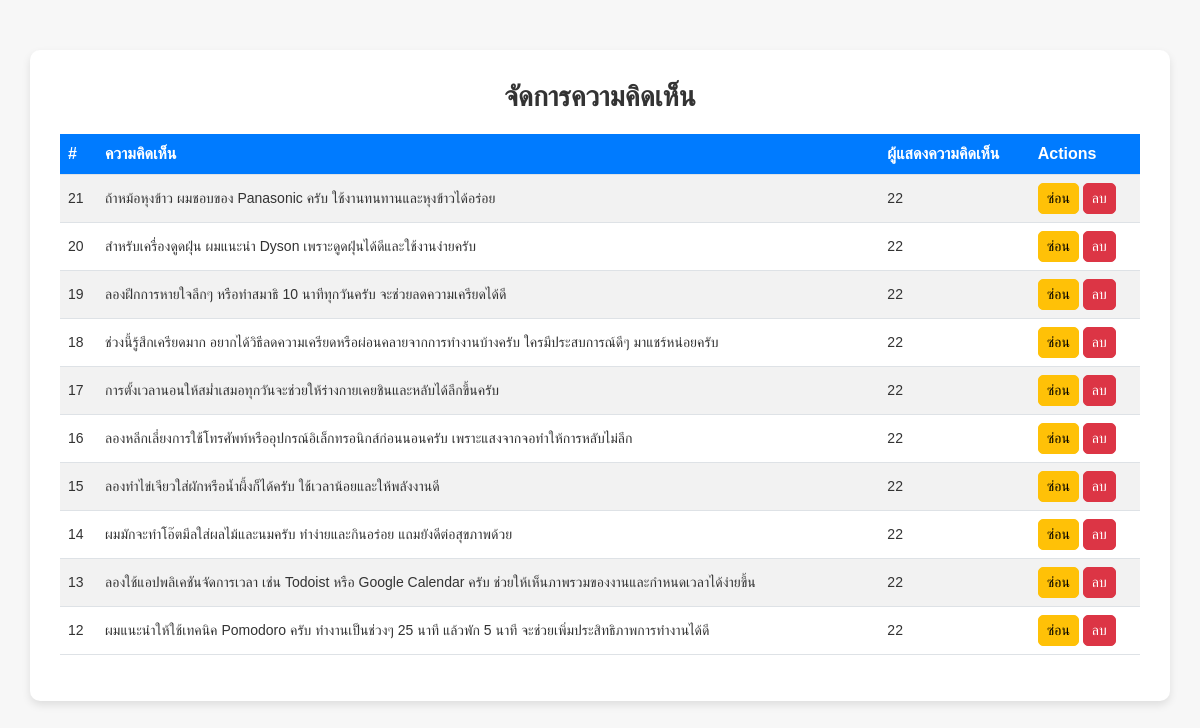
/admin_comments.php (signed in), run on the app's committed database.
### tables this page shows
CREATE TABLE `comments` (
  `comment_id` int(11) NOT NULL,
  `question_id` int(11) NOT NULL,
  `username` varchar(255) NOT NULL,
  `comment` text NOT NULL,
  `status` enum('active','hidden','deleted') DEFAULT 'active',
  `create_date` timestamp NOT NULL DEFAULT current_timestamp(),
  `user_id` int(11) NOT NULL
);

### admin_comments.php (the view, shortened to what this page needs)
<?php
include 'db_connect.php';
$sql = "SELECT * FROM comments ORDER BY create_date DESC";
$result = mysqli_query($conn, $sql);
?>
<!DOCTYPE html>
<html lang="th">
<head>
    <link href="https://cdn.jsdelivr.net/npm/bootstrap@5.3.0/dist/css/bootstrap.min.css" rel="stylesheet">
</head>
<body>
<div class="container">
    <h2 class="page-header">จัดการความคิดเห็น</h2>
    <table class="table table-striped">
        <thead>
            <tr>
                <th>#</th>
                <th>ความคิดเห็น</th>
                <th>ผู้แสดงความคิดเห็น</th>
                <th>Actions</th>
            </tr>
        </thead>
        <tbody>
            <?php while ($comment = mysqli_fetch_assoc($result)): ?>
                <tr>
                    <td><?php echo $comment['comment_id']; ?></td>
                    <td><?php echo htmlspecialchars($comment['comment']); ?></td>
                    <td><?php echo $comment['username']; ?></td>
                    <td>
                        <?php if ($comment['status'] == 'hidden'): ?>
                            <span class="badge bg-warning">ซ่อน</span>
                        <?php else: ?>
                            <a href="hide_comment.php?id=<?php echo $comment['comment_id']; ?>" class="btn btn-warning btn-sm">ซ่อน</a>
                        <?php endif; ?>
                        <a href="delete_comment.php?id=<?php echo $comment['comment_id']; ?>" class="btn btn-danger btn-sm">ลบ</a>
                    </td>
                </tr>
            <?php endwhile; ?>
        </tbody>
    </table>
</div>
</body>
</html>

### admin_comments.php (style rules this page uses)
body { background-color: #f7f7f7; font-family: 'Arial', sans-serif; }
.container { background-color: white; border-radius: 10px; box-shadow: 0 4px 8px rgba(0, 0, 0, 0.1); padding: 30px; margin-top: 50px; }
.btn-warning, .btn-danger { border-radius: 5px; }
.table th, .table td { vertical-align: middle; }
.table-striped tbody tr:nth-child(odd) { background-color: #f9f9f9; }
.table-striped tbody tr:nth-child(even) { background-color: #ffffff; }
.table th { background-color: #007bff; color: white; }
.table td { font-size: 14px; color: #333; }
.page-header { text-align: center; color: #333; margin-bottom: 20px; font-size: 28px; font-weight: bold; }

### data on the page
comments: comment_id "21", comment "ถ้าหม้อหุงข้าว ผมชอบของ Panasonic ครับ ใช้งานทนทานและหุงข้าวได้อร่อย", username "22"
comments: comment_id "20", comment "สำหรับเครื่องดูดฝุ่น ผมแนะนำ Dyson เพราะดูดฝุ่นได้ดีและใช้งานง่ายครับ", username "22"
comments: comment_id "19", comment "ลองฝึกการหายใจลึกๆ หรือทำสมาธิ 10 นาทีทุกวันครับ จะช่วยลดความเครียดได้ดี", username "22"
comments: comment_id "18", comment "ช่วงนี้รู้สึกเครียดมาก อยากได้วิธีลดความเครียดหรือผ่อนคลายจากการทำงานบ้างครับ ใครมีประสบการณ์ดีๆ มาแชร์หน่อยครับ", username "22"
comments: comment_id "17", comment "การตั้งเวลานอนให้สม่ำเสมอทุกวันจะช่วยให้ร่างกายเคยชินและหลับได้ลึกขึ้นครับ", username "22"
comments: comment_id "16", comment "ลองหลีกเลี่ยงการใช้โทรศัพท์หรืออุปกรณ์อิเล็กทรอนิกส์ก่อนนอนครับ เพราะแสงจากจอทำให้การหลับไม่ลึก", username "22"
comments: comment_id "15", comment "ลองทำไข่เจียวใส่ผักหรือน้ำผึ้งก็ได้ครับ ใช้เวลาน้อยและให้พลังงานดี", username "22"
comments: comment_id "14", comment "ผมมักจะทำโอ๊ตมีลใส่ผลไม้และนมครับ ทำง่ายและกินอร่อย แถมยังดีต่อสุขภาพด้วย", username "22"
comments: comment_id "13", comment "ลองใช้แอปพลิเคชันจัดการเวลา เช่น Todoist หรือ Google Calendar ครับ ช่วยให้เห็นภาพรวมของงานและกำหนดเวลาได้ง่ายขึ้น", username "22"
comments: comment_id "12", comment "ผมแนะนำให้ใช้เทคนิค Pomodoro ครับ ทำงานเป็นช่วงๆ 25 นาที แล้วพัก 5 นาที จะช่วยเพิ่มประสิทธิภาพการทำงานได้ดี", username "22"
